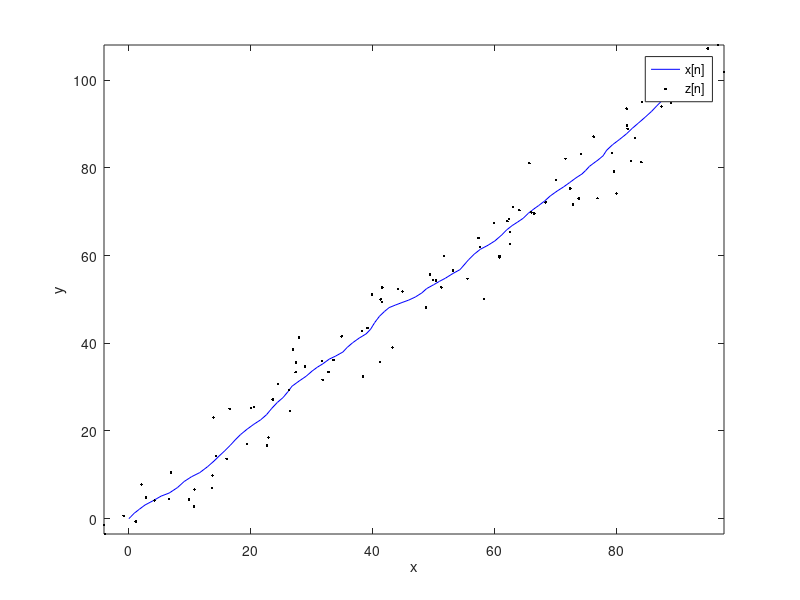

The MATLAB source for this figure:
clc;
clear all;
close all;
% Exercise 1: Simulating the motion of a boat
N=100;
Ts=1;
% Simulation of the boat
X0=zeros(4,1);
PHI=[1 0.6321 0 0;
     0 0.3679 0 0;
     0 0 1 0.6321;
     0 0 0 0.3679];
bn_1=[0.3679
      0.6321
      0.3679
      0.6321];
Q=[0.0168 0.0200 0 0;
   0.0200 0.0432 0 0;
   0 0 0.0168 0.0200;
   0 0 0.0200 0.0432];
X=zeros(4,N);
X(:,1)=X0;
for n=2:N
    mu=zeros(4,1);
    eta=mvnrnd(mu,Q).';
    X(:,n)=PHI*X(:,n-1)+bn_1+eta;
    
end
% Simulation of the noisy measurements
H=[1 0 0 0;
    0 0 1 0];
r=10;
R=r*eye(2,2);
v=sqrt(r)*randn(2,N);
z=H*X+v;
% First figure: state vector and measurements
figure,plot(X(1,:),X(3,:),'b',z(1,:),z(2,:),'k.');
axis('tight');
xlabel('x'),ylabel('y');
legend('x[n]','z[n]','Location','best');
